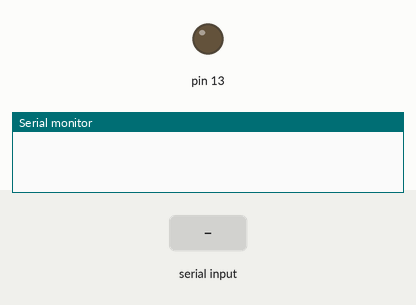
The sketch below on a simulated Arduino Uno, built with avr-gcc and run on an emulated ATmega328P. Parts: output pins drawn as LEDs (lit = HIGH), the last lines printed to the serial monitor. The inputs (shaded band) are chosen by the test bench.

Above: at 1.2 s.
1.3 s: "H" received over Serial
At 1.9 s:
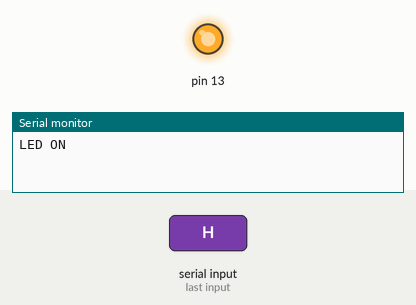
2.8 s: "L" received over Serial
At 4.2 s:
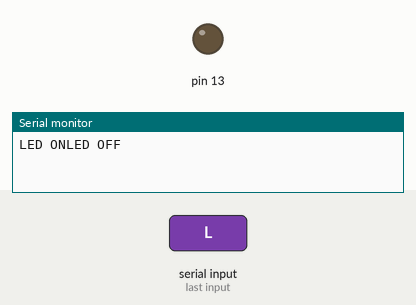
Timing chart, 0 to 5.8 s (numbered marks = the images above; inputs shaded):
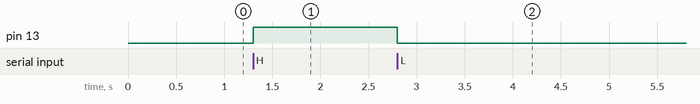

The sketch:

Example2_LED_By_Serial.ino
```cpp
void setup() {
  Serial.begin(9600);            //9600보 레이트로 시리얼 통신 시작
  pinMode(13, OUTPUT);           //13번 핀을 출력 핀 으로 설정
}

void loop() {
  if (Serial.available()) {     //시리얼 포트가 열려 있다면,
    int data = Serial.read();   //시리얼포트로부터 받아온 정보를 변수에 저장

    if (data == 'H') {          //만약 H라면
      digitalWrite(13, HIGH);   //LED를 켜고
      Serial.write("LED ON");
    } else if (data == 'L') {   //만약 L이라면
      digitalWrite(13, LOW);    //LED를 끈다
      Serial.write("LED OFF");
    }
  }
}
```

Measured:
- after the input at 1.3 s, pin 13: LOW → HIGH at once
- after the input at 2.8 s, pin 13: HIGH → LOW at once
